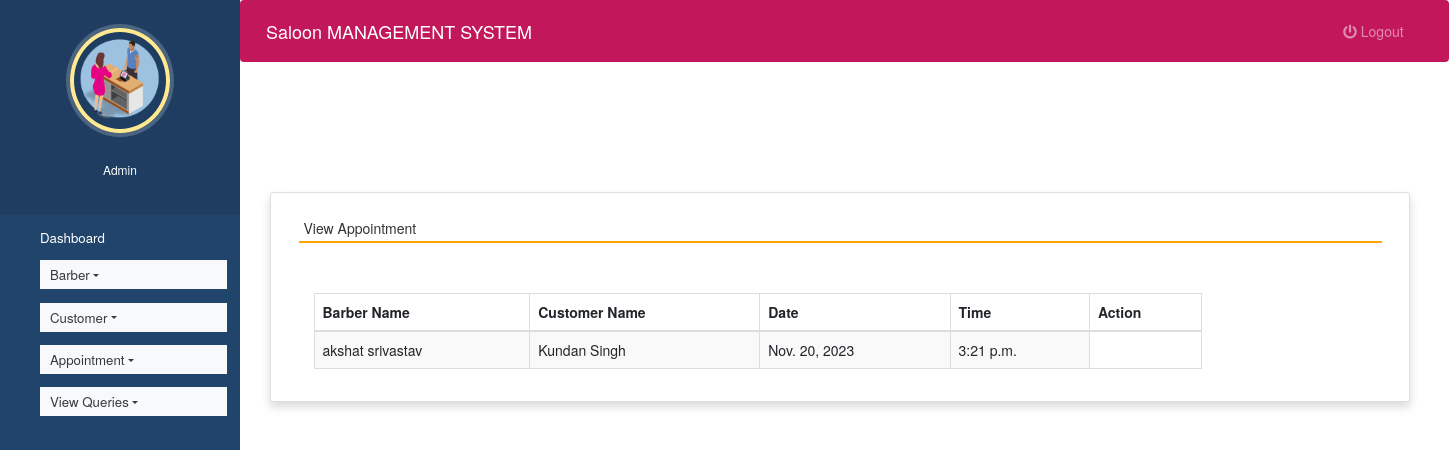
Screenshot of /view_appointment (signed in) with the database file from the repository.
### hospitals/models.py (models this page shows, shortened)
class Appointment(models.Model):
    doctor = models.ForeignKey(Doctor,on_delete=models.CASCADE)
    patient = models.ForeignKey(Patient, on_delete=models.CASCADE)
    date1 = models.DateField()
    time1 = models.TimeField()

class Doctor(models.Model):
    name = models.CharField(max_length=50)
    mobile = models.IntegerField()
    special = models.CharField(max_length=50)
    def __str__(self):
       return self.name;

class Patient(models.Model):
    name = models.CharField(max_length=50)
    gender = models.CharField(max_length=10)
    mobile = models.IntegerField(null=True)
    address = models.CharField(max_length=50)
    def __str__(self):
       return self.name;

### hospitals/views.py (the view)
# urls.py: path('view_appointment', view_appointment, name='view_appointment'),
def view_appointment(request):
    if not request.user.is_staff:
        return redirect('login')
    appointment = Appointment.objects.all()
    d = {'appointment':appointment}
    return render(request,'view_appointment.html', d)

### hospitals/templates/view_appointment.html (shortened to what this page needs)
{% extends 'admin_nav.html' %}
{% load static %}
{% block content %}
<link rel="stylesheet" href="https://maxcdn.bootstrapcdn.com/bootstrap/3.4.1/css/bootstrap.min.css">
  <link rel="stylesheet" href="https://cdnjs.cloudflare.com/ajax/libs/font-awesome/4.7.0/css/font-awesome.min.css">
  <link rel="stylesheet" href="https://use.fontawesome.com/releases/v5.6.3/css/all.css">
<br><br><br><br>
<div class="container card shadow m-5">
    <div class="card-body">
        <h5 class="p-2" style="border-bottom: 2px solid orange">View Appointment</h5>
		<div class="container mt-5">
		<table id="example" class="table table-striped table-bordered table-sm" style="width:80%">
			<thead>
				<tr>
					<th>Barber Name</th>
					<th>Customer Name</th>
                    <th>Date</th>
					<th>Time</th>
					<th>Action</th>
				</tr>
			</thead>
			<tbody>
            {% for i in appointment %}
			<tr>
				<td>{{i.doctor}}</td>
				<td>{{i.patient}}</td>
				<td>{{i.date1}}</td>
				<td>{{i.time1}}</td>
			</tr>
			{% endfor %}
			</tbody>
		</table>
	 </div>
	</div>
</div>
{% endblock content %}

### hospitals/static/style.css (style rules this page uses)
body { padding-left: 240px; }

### hospitals/templates/admin_nav.html (style rules this page uses)
body { padding-left: 240px; }

### rows the page displays
Appointment: doctor "akshat srivastav", patient "Kundan Singh", date1 "Nov. 20, 2023", time1 "3:21 p.m."
